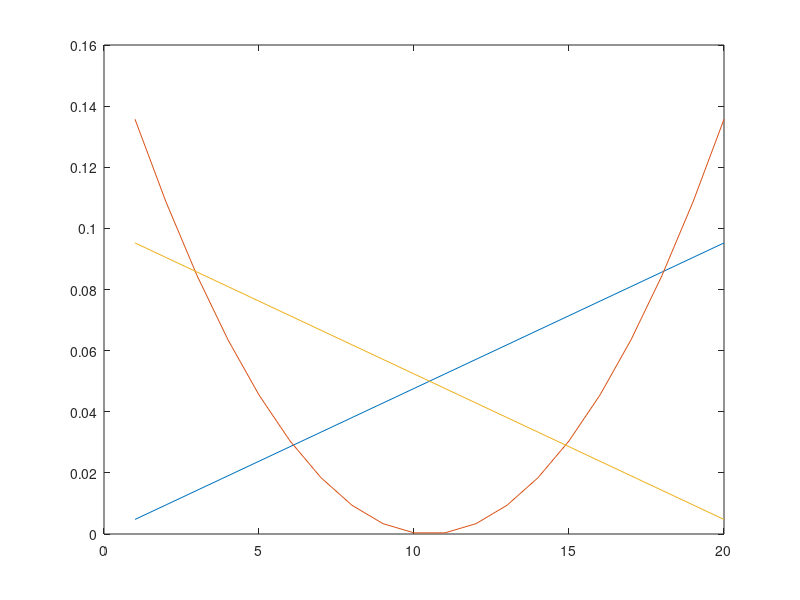
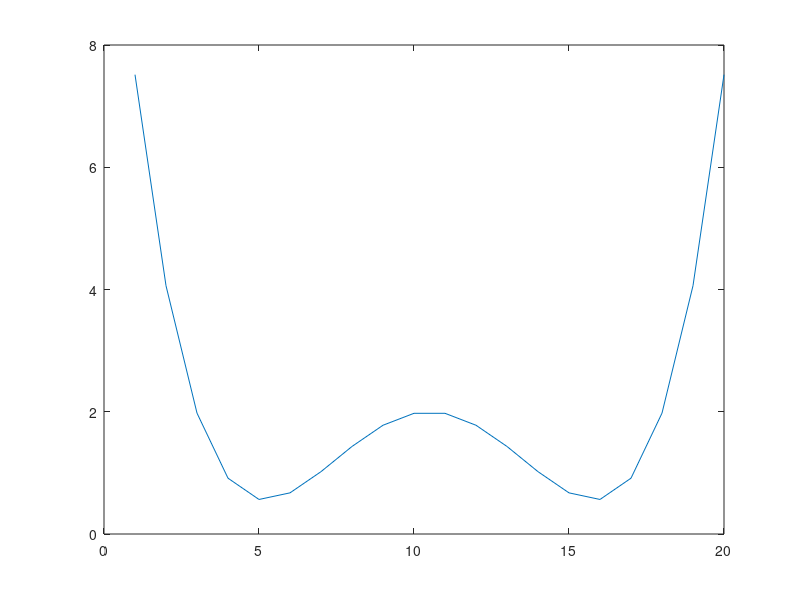

Source code (MATLAB) for these figures, in order: (Note: this script raises an error after producing the figures.)
close all
N = 100;
t = 20;
deltaX = 1/t;
tvBeta = 1e-4;
t0 = 2;
a = 1:t;
x1 = repmat(a,N,1);
x2 = repmat((a-(t+1)/2).^2,N,1);
x3 = repmat(t+1-a,N,1);
vdf1 = sum(x1,1)./sum(x1(:));
vdf2 = sum(x2,1)./sum(x2(:));
vdf3 = sum(x3,1)./sum(x3(:));

f = [vdf1;vdf2;vdf3];
figure(1)
plot(f')
D = [-1 1 0;...
      0 -1 1]/deltaX;
total = sum(x2(:));

figure(2)
plot( sum(((D*f)').^2,2) )


gradJ = gradientTV(f,deltaX,tvBeta,D);
gradTV = zeros(size(gradJ));
for j = 1:t
    for k = 1:t
        if j == k
            gradTV(j) = gradTV(j) + gradJ(k)*( 1/total - vdf2(j)/total );
        else
            gradTV(j) = gradTV(j) - gradJ(k)*vdf2(j)/total;
        end     
    end
end



%% finite difference check 1

gradF = zeros(size(gradJ));
for j = 1:t

        vdf22 = vdf2;
        vdf22(j) = vdf22(j) + 1e-8;
        f22 = [vdf1;vdf22;vdf3];
        J = deltaX*sum(sqrt( (D*f).^2 + tvBeta^2));      
        J22 = deltaX*sum(sqrt( (D*f22).^2 + tvBeta^2));
        gradF(j) = -(J(j)-J22(j))/1e-8;
end

gradJ-gradF

%% finite difference check 2
% close all
epsi = 1e-8;
gradF2 = zeros(size(gradJ'));

for i = 1:N
	for j = 1:t
        x22 = x2;
        x22(i,j) = x22(i,j) + epsi;
        vdf22 = sum(x22,1)./sum(x22(:));
        f22 = [vdf1;vdf22;vdf3];
        J = deltaX*sum(sqrt( (D*f).^2 + tvBeta^2));      
        J22 = deltaX*sum(sqrt( (D*f22).^2 + tvBeta^2));
        gradF2(j) = gradF2(j) + -(J(j)-J22(j))/epsi;
    end
end
N*gradTV-gradF2'


figure(3)

subplot(2,1,1)
hold on
plot(gradJ,'Linewidth',4)
plot(gradF,'Linewidth',2)
subplot(2,1,2)
hold on
plot(N*gradTV,'Linewidth',4)
plot(gradF2','Linewidth',2)